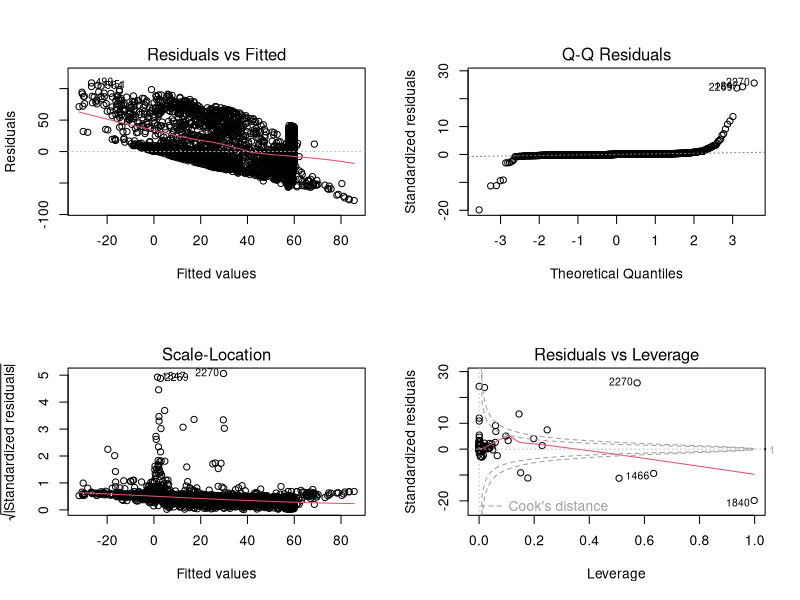

Write the R code that produced this figure. (Note: this script raises an error after producing the figure.)
# diagnostics_refinements.R

# Load necessary libraries
if (!requireNamespace("car", quietly = TRUE)) install.packages("car")
if (!requireNamespace("dplyr", quietly = TRUE)) install.packages("dplyr")
library(dplyr)
library(car)

# Step 1: Load the refined dataset
refined_data <- read.csv("refined_data.csv", stringsAsFactors = FALSE)

# Step 2: Build the initial weighted regression model
initial_model <- lm(Internet_Usage ~ Access_Electricity + Poverty_Rate + Gini_Index +
                      Log_Poverty_Rate + Access_Electricity_x_Gini + Poverty_Quartile,
                    data = refined_data)

# Step 3: Adjust weights calculation
# Fix weights calculation to address zero or extreme values
adjusted_fitted_values <- pmax(abs(initial_model$fitted.values), 1e-6) # Ensure no negatives
weights <- 1 / (adjusted_fitted_values^2) # Stabilize weights

# Step 4: Build the adjusted weighted regression model
weighted_model <- lm(Internet_Usage ~ Access_Electricity + Poverty_Rate + Gini_Index +
                       Log_Poverty_Rate + Access_Electricity_x_Gini + Poverty_Quartile, 
                     data = refined_data, weights = weights)

# Step 5: Evaluate the weighted regression model
weighted_model_summary <- summary(weighted_model)
print(weighted_model_summary)

# Step 6: Save Weighted Regression Summary
if (!dir.exists("outputs")) dir.create("outputs") # Ensure outputs directory exists
capture.output(weighted_model_summary, file = "outputs/weighted_model_summary.txt")

# Step 7: Plot Weighted Residual Diagnostics
png("outputs/adjusted_weighted_residual_diagnostics.png", width = 1000, height = 800)
par(mfrow = c(2, 2))
plot(weighted_model)
dev.off()

# Step 8: Re-check weights and fitted values
weights_summary <- summary(weights)
fitted_values_summary <- summary(weighted_model$fitted.values)
print(weights_summary)
print(fitted_values_summary)

# Save weights and fitted values summaries for documentation
capture.output(weights_summary, file = "outputs/weights_summary.txt")
capture.output(fitted_values_summary, file = "outputs/fitted_values_summary.txt")

# Step 9: Breusch-Pagan Test for heteroscedasticity
bp_test <- bptest(weighted_model)
print(bp_test)
capture.output(bp_test, file = "outputs/bp_test_results.txt")

# End of diagnostics_refinements.R
